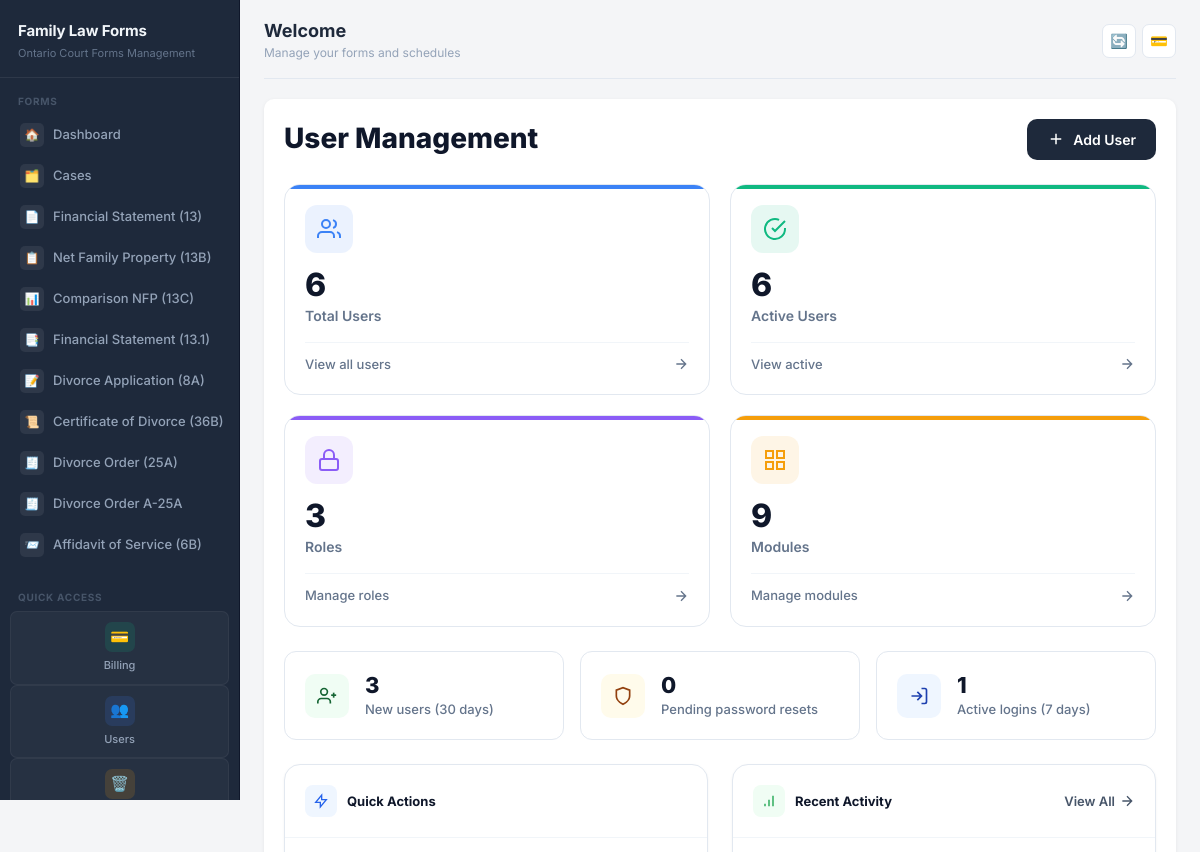
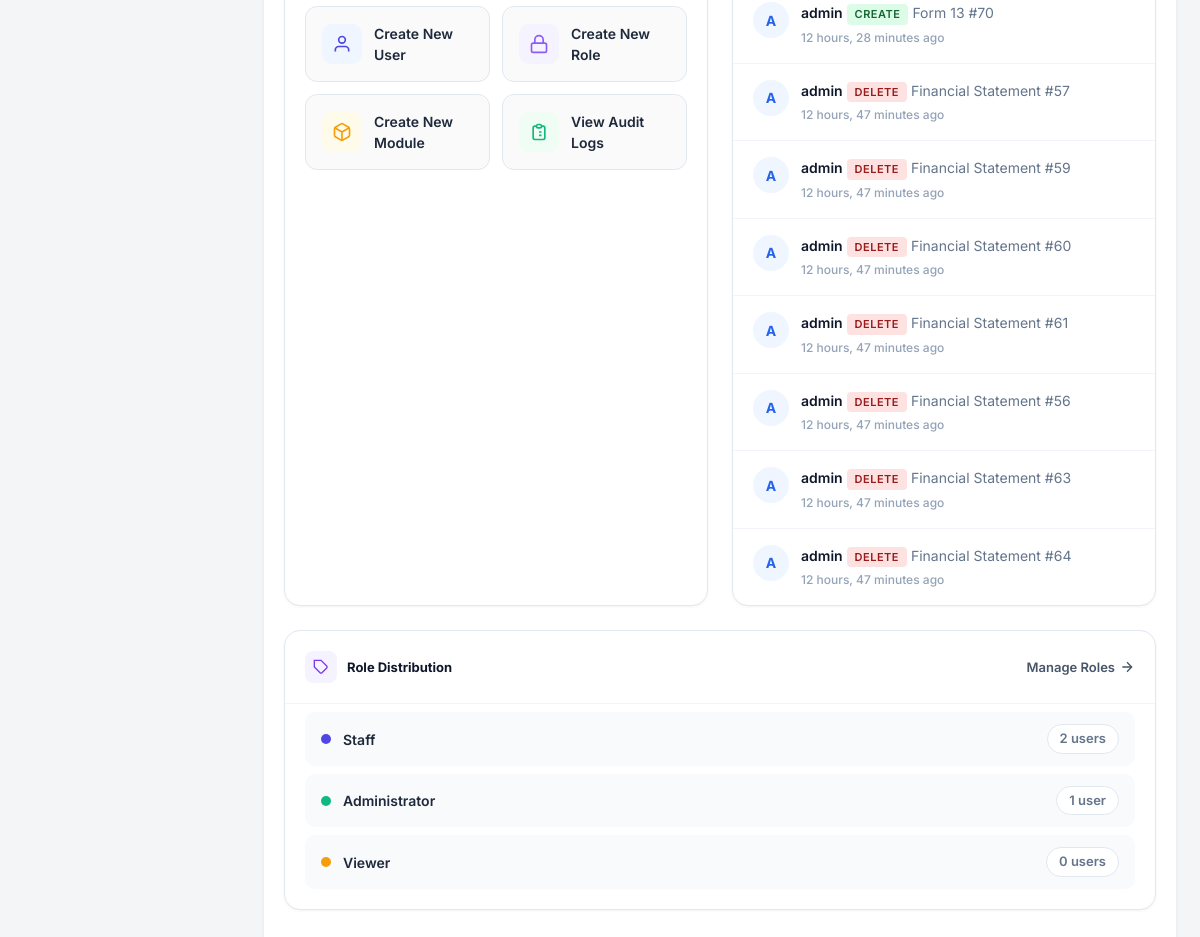
Before: /user-management/ (signed in) with the older database file (2 pictures, top to bottom).
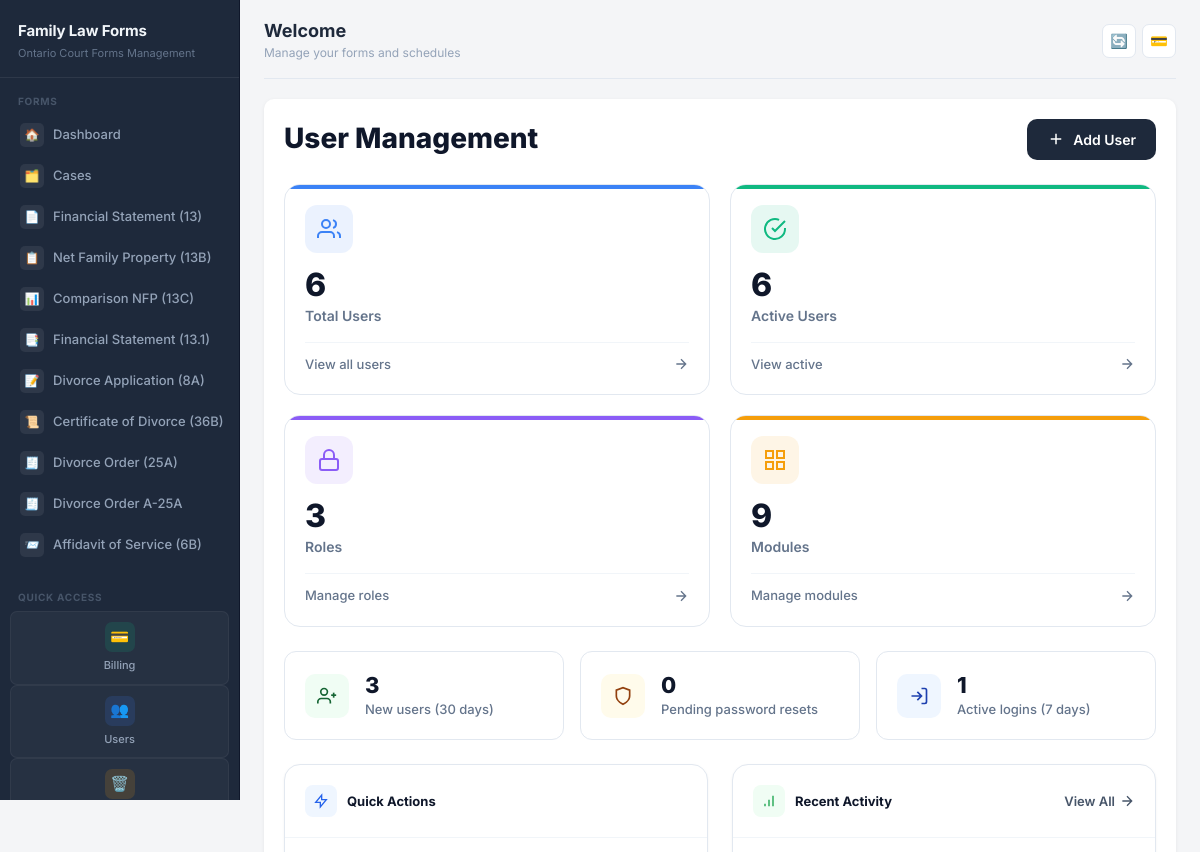
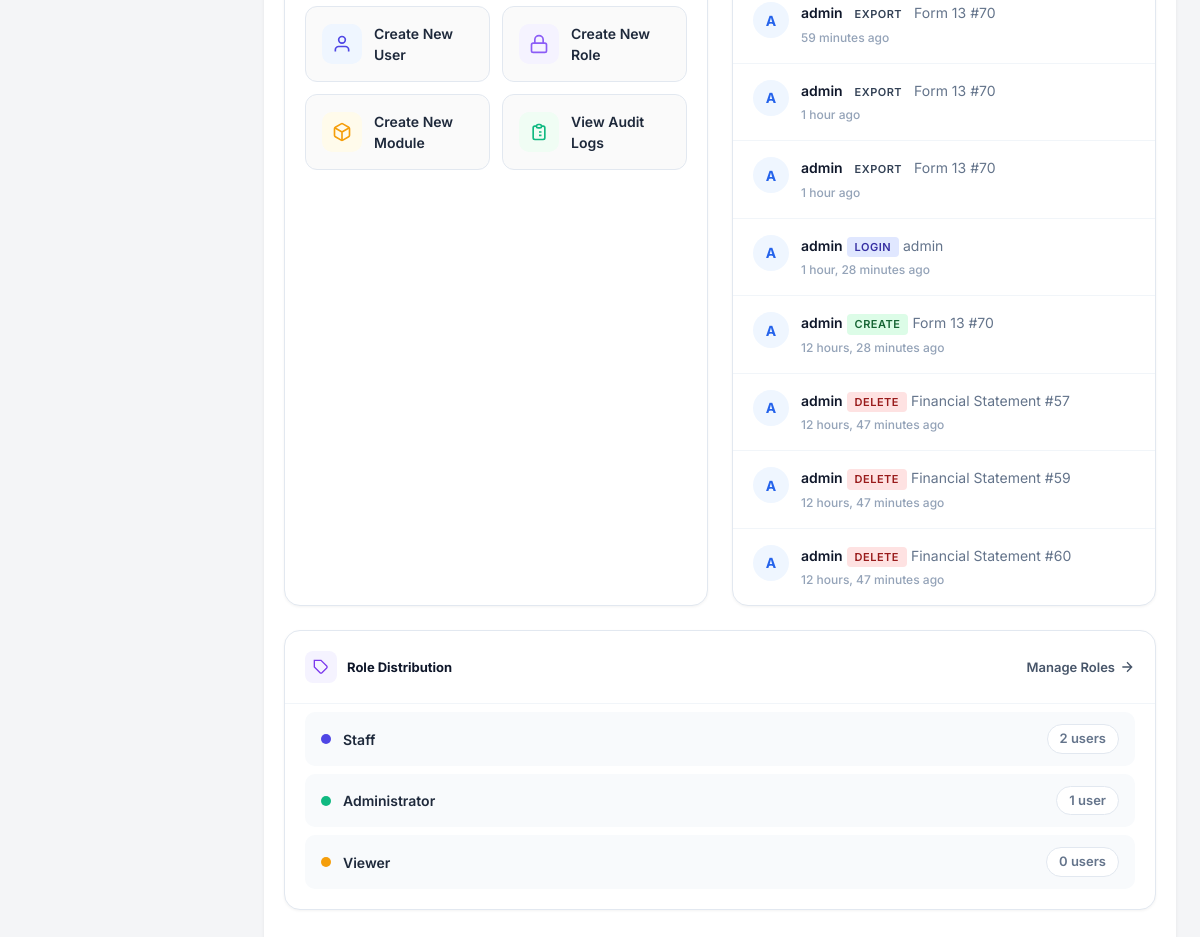
After: the same page with the newer database file (2 pictures, top to bottom).
### users/models.py (models this page shows, shortened)
class AuditLog(models.Model):
    ACTION_TYPES = [
        ('login', 'Login'),
        ('logout', 'Logout'),
        ('create', 'Create'),
        ('update', 'Update'),
        ('delete', 'Delete'),
        ('view', 'View'),
        ('export', 'Export'),
        ('password_change', 'Password Change'),
        ('password_reset', 'Password Reset'),
    ]
    user = models.ForeignKey(User, on_delete=models.SET_NULL, null=True, related_name='audit_logs')
    action = models.CharField(max_length=20, choices=ACTION_TYPES)
    module = models.CharField(max_length=100, blank=True)
    object_id = models.CharField(max_length=100, blank=True)
    object_repr = models.CharField(max_length=255, blank=True)
    details = models.TextField(blank=True)
    ip_address = models.GenericIPAddressField(null=True, blank=True)
    user_agent = models.TextField(blank=True)
    timestamp = models.DateTimeField(auto_now_add=True)
    class Meta:
        ordering = ['-timestamp']

class Role(models.Model):
    name = models.CharField(max_length=100, unique=True)
    description = models.TextField(blank=True)
    permissions = models.ManyToManyField(Permission, blank=True, related_name='roles')
    is_active = models.BooleanField(default=True)
    created_at = models.DateTimeField(auto_now_add=True)
    updated_at = models.DateTimeField(auto_now=True)
    class Meta:
        ordering = ['name']

### users/views.py (the view)
# urls.py: path('', views.user_management_dashboard, name='dashboard'),
@login_required
@user_passes_test(is_admin)
def user_management_dashboard(request):
    from datetime import timedelta
    now = timezone.now()
    thirty_days_ago = now - timedelta(days=30)
    seven_days_ago = now - timedelta(days=7)
    total_users = User.objects.count()
    active_users = User.objects.filter(is_active=True).count()
    inactive_users = total_users - active_users
    new_users_30d = User.objects.filter(date_joined__gte=thirty_days_ago).count()
    users_need_reset = UserProfile.objects.filter(password_reset_required=True).count()
    recent_logins = AuditLog.objects.filter(
        action='login',
        timestamp__gte=seven_days_ago
    ).values('user').distinct().count()
    activity_breakdown = {}
    for action_code, action_name in AuditLog.ACTION_TYPES:
        count = AuditLog.objects.filter(
            action=action_code,
            timestamp__gte=thirty_days_ago
        ).count()
        if count > 0:
            activity_breakdown[action_name] = count
    from django.db.models import Count
    top_users = User.objects.filter(
        audit_logs__timestamp__gte=thirty_days_ago
    ).annotate(
        action_count=Count('audit_logs')
    ).order_by('-action_count')[:5]
    role_distribution = Role.objects.filter(is_active=True).annotate(
        user_count=Count('users')
    ).values('name', 'user_count').order_by('-user_count')
    context = {
        'total_users': total_users,
        'active_users': active_users,
        'inactive_users': inactive_users,
        'total_roles': Role.objects.filter(is_active=True).count(),
        'total_modules': Module.objects.filter(is_active=True).count(),
        'new_users_30d': new_users_30d,
        'users_need_reset': users_need_reset,
        'recent_logins': recent_logins,
        'activity_breakdown': activity_breakdown,
        'top_users': top_users,
        'role_distribution': list(role_distribution),
        'recent_logs': AuditLog.objects.select_related('user')[:8],
        'roles': Role.objects.filter(is_active=True)[:5],
    }
    return render(request, 'users/dashboard.html', context)

### users/context_processors.py (called while the page is built, shortened)
def user_permissions(request):
    context = {
        'user_modules': {},
        'user_permissions': {},
    }
    if not request.user.is_authenticated:
        return context
    if request.user.is_superuser:
        modules = Module.objects.filter(is_active=True)
        context['user_modules'] = {m.code: True for m in modules}
        context['user_permissions'] = {
            m.code: {
                'view': True,
                'create': True,
                'edit': True,
                'delete': True,
                'print': True,
                'export': True,
            } for m in modules
        }
        return context

### users/views.py (called while the page is built)
def is_admin(user):
    return user.is_superuser or user.is_staff

### users/templates/users/dashboard.html (shortened to what the changed rows need)
{% extends 'base.html' %}
{% block content %}
<div class="um-dashboard">
    <div class="um-header">
        <h1>User Management</h1>
    </div>
    <div class="content-grid">
        <div class="panel">
            <div class="panel-body">
                {% for log in recent_logs %}
                <div class="activity-item">
                    <div class="activity-avatar">
                        {{ log.user.username|slice:":1"|upper|default:"S" }}
                    </div>
                    <div class="activity-content">
                        <div class="activity-text">
                            <strong>{{ log.user.username|default:"System" }}</strong>
                            <span class="activity-action {{ log.action }}">{{ log.get_action_display }}</span>
                            {% if log.object_repr %}<span style="color: #64748b;"> {{ log.object_repr|truncatechars:30 }}</span>{% endif %}
                        </div>
                        <div class="activity-time">{{ log.timestamp|timesince }} ago</div>
                    </div>
                </div>
                {% empty %}
                <div class="activity-empty">
                    <svg width="48" height="48" fill="none" stroke="#cbd5e1" stroke-width="1.5" viewBox="0 0 24 24" style="margin-bottom: 12px;"><path d="M12 8v4l3 3m6-3a9 9 0 11-18 0 9 9 0 0118 0z"/></svg>
                    <p style="margin: 0; font-weight: 600;">No recent activity</p>
                </div>
                {% endfor %}
            </div>
        </div>
    </div>
    {% if role_distribution %}
    <div class="content-grid" style="grid-template-columns: 1fr;">
        <div class="panel">
            <div class="panel-body">
                <div class="role-list">
                    {% for role in role_distribution %}
                    <div class="role-item">
                        <div class="role-info">
                            <div class="role-badge color-{{ forloop.counter }}"></div>
                            <span class="role-name">{{ role.name }}</span>
                        </div>
                        <span class="role-count">{{ role.user_count }} user{{ role.user_count|pluralize }}</span>
                    </div>
                    {% endfor %}
                </div>
            </div>
        </div>
    </div>
    {% endif %}
</div>
{% endblock %}

Changed rows visible on the page:
no longer on this page (row unchanged): AuditLog: user.username "A", user.username "admin", action "DELETE", object_repr "Financial Statement #61", timestamp "12 hours, 47 minutes"
no longer on this page (row unchanged): AuditLog: user.username "A", user.username "admin", action "DELETE", object_repr "Financial Statement #56", timestamp "12 hours, 47 minutes"
no longer on this page (row unchanged): AuditLog: user.username "A", user.username "admin", action "DELETE", object_repr "Financial Statement #63", timestamp "12 hours, 47 minutes"
no longer on this page (row unchanged): AuditLog: user.username "A", user.username "admin", action "DELETE", object_repr "Financial Statement #64", timestamp "12 hours, 47 minutes"
added AuditLog: user.username "A", user.username "admin", action "EXPORT", object_repr "Form 13 #70", timestamp "59 minutes"
added AuditLog: user.username "A", user.username "admin", action "EXPORT", object_repr "Form 13 #70", timestamp "1 hour"
added AuditLog: user.username "A", user.username "admin", action "EXPORT", object_repr "Form 13 #70", timestamp "1 hour"
added AuditLog: user.username "A", user.username "admin", action "LOGIN", object_repr "admin", timestamp "1 hour, 28 minutes"
